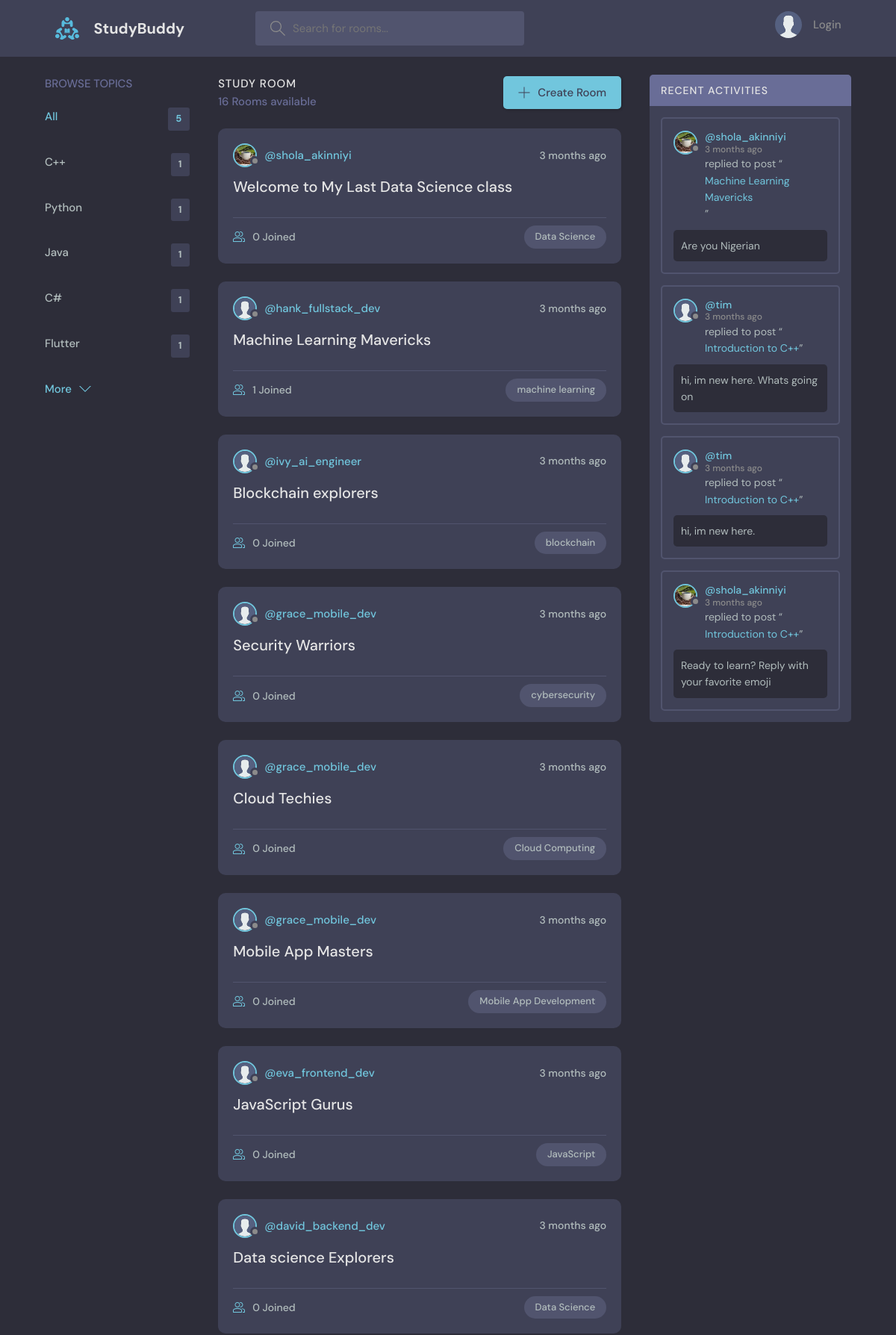
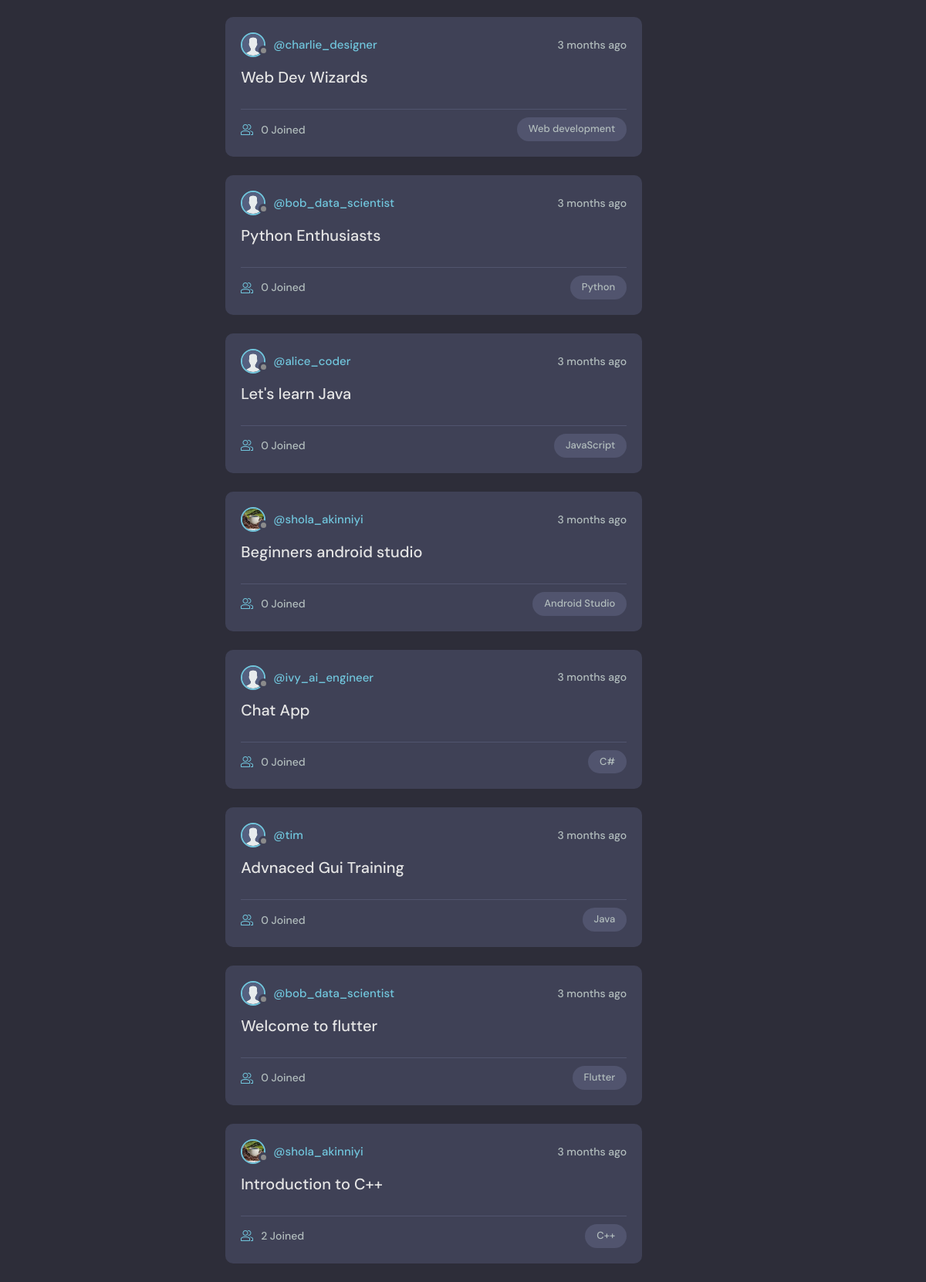
Before: / with the older database file (2 pictures, top to bottom).
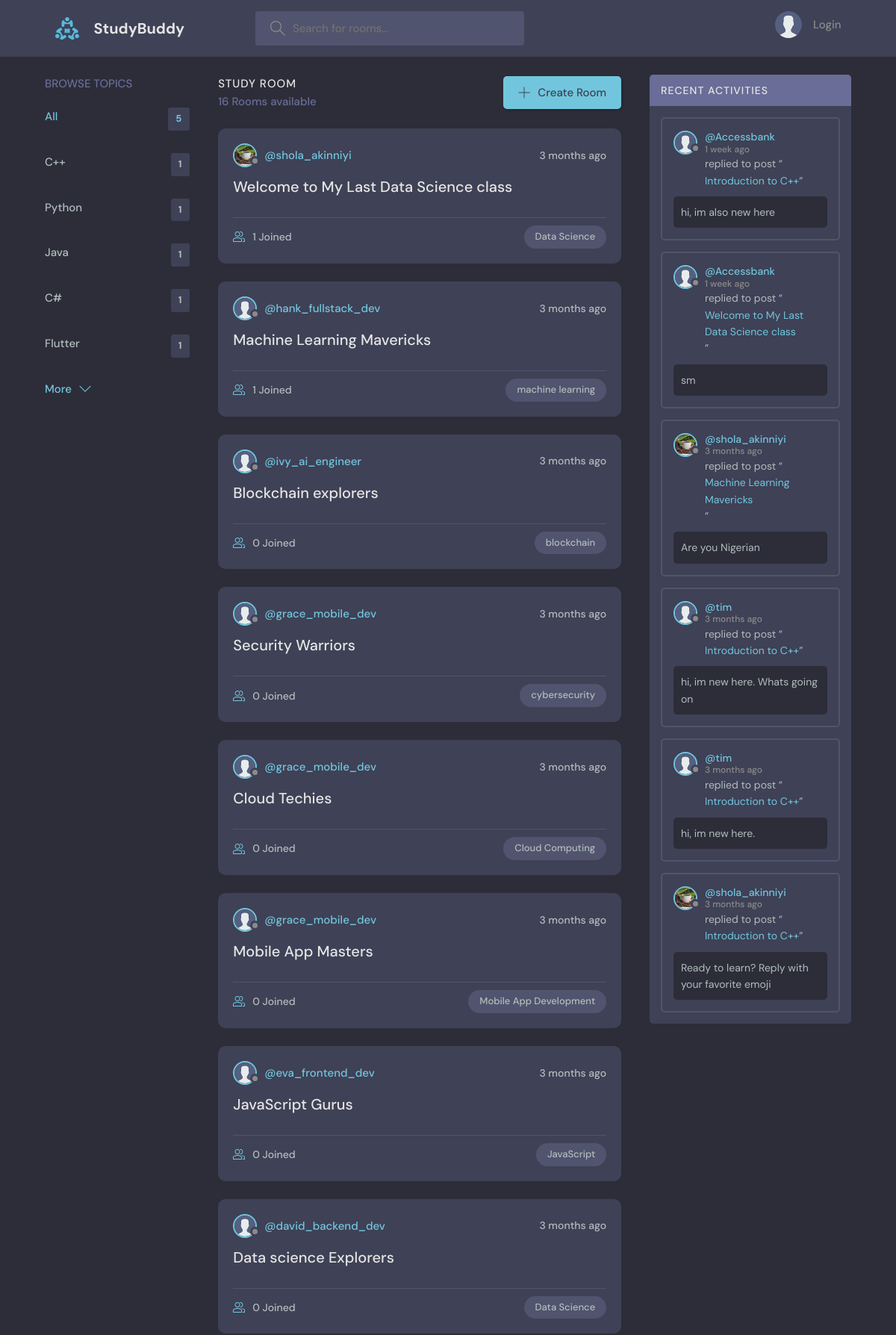
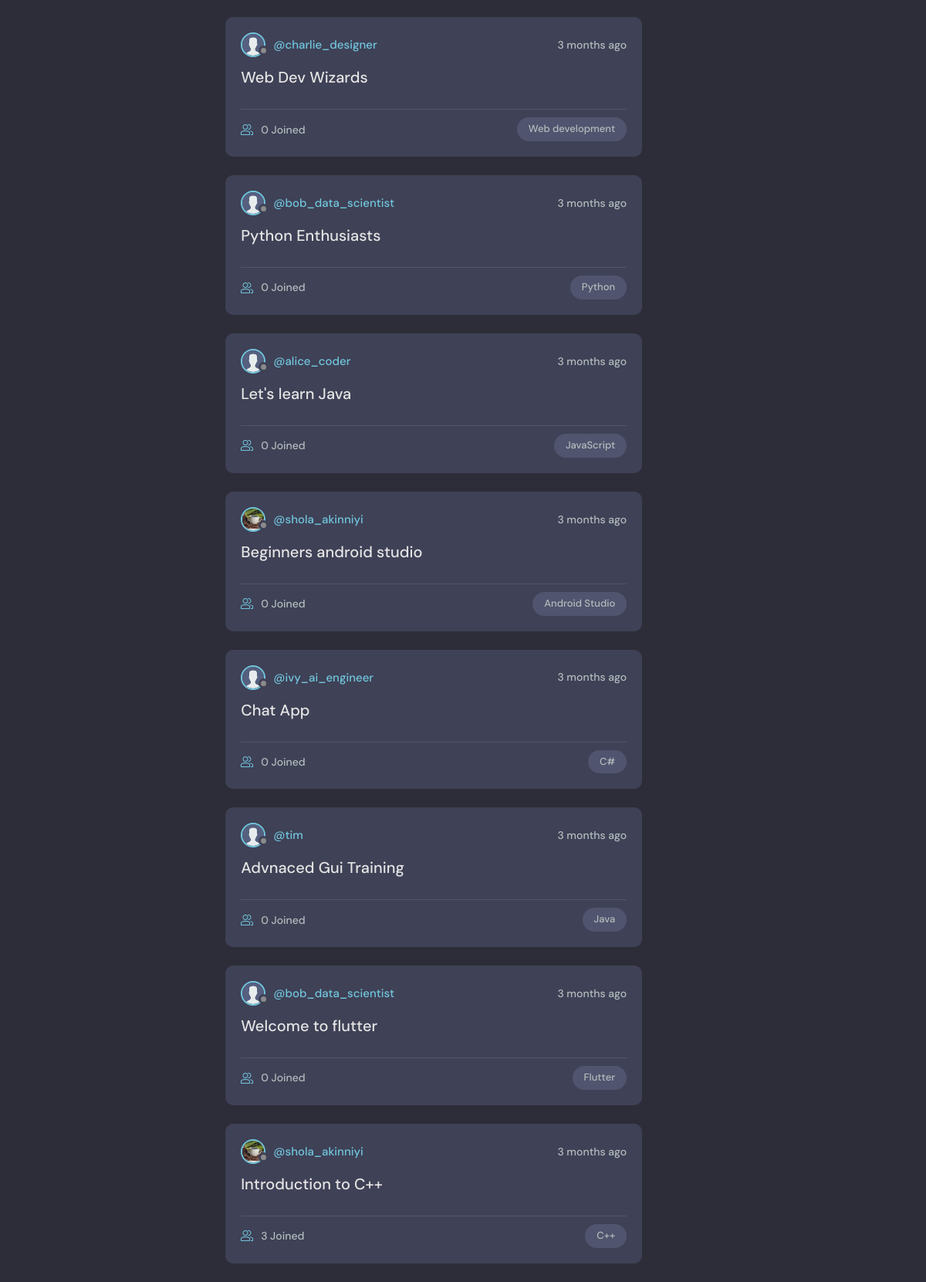
After: the same page with the newer database file (2 pictures, top to bottom).
### base/models.py (models this page shows, shortened)
class Topic(models.Model):
    name = models.CharField(max_length=200)

class Room(models.Model):
    host = models.ForeignKey(User, on_delete=models.SET_NULL, null=True)
    topic = models.ForeignKey(Topic, on_delete=models.SET_NULL, null=True)
    name = models.CharField(max_length=200)
    description = models.TextField(null=True, blank=True)
    participants = models.ManyToManyField(User, related_name='participants', blank=True)
    updated = models.DateTimeField(auto_now=True) # takes a time show of everytime we add or save to the table/ database
    created = models.DateTimeField(auto_now_add=True) # takes a time shot of the first time it was created
    class Meta:
        ordering = ['-updated', '-created']
    def __str__(self):
        return str(self.name)

class User(AbstractUser):
    name = models.CharField(max_length=200, null=True)
    email = models.EmailField(unique=True, null=True)
    bio = models.TextField(null=True)
    avatar = models.ImageField(null=True, default="avatar.svg") # profile image - pillow is needed for it to work
    USERNAME_FIELD = 'email'
    REQUIRED_FIELDS =[]

class Message(models.Model):
    user = models.ForeignKey(User, on_delete= models.CASCADE)
    room = models.ForeignKey(Room, on_delete=models.CASCADE)
    body = models.TextField()
    updated = models.DateTimeField(auto_now=True) # takes a time show of everytime we add or save to the table/ database
    created = models.DateTimeField(auto_now_add=True) # takes a time shot of the first time it was created
    class Meta:
        ordering = ['-updated', '-created']

### base/views.py (the view)
# urls.py: path('', views.home, name="home"),
def home(request):
    q = request.GET.get("q") if request.GET.get("q") != None else ""
    rooms = Room.objects.filter(
        Q(topic__name__icontains=q) | Q(name__icontains=q) | Q(description__icontains=q)
    )
    topics = Topic.objects.all()[0:5] # gives you only the first five topics in the query set
    room_count = rooms.count()
    room_messages = Message.objects.filter(Q(room__topic__name__icontains=q))
    context = {"rooms": rooms,
                "topics": topics,
                "room_count": room_count,
                "room_messages": room_messages}
    return render(request, "base/home.html", context)

### base/templates/base/home.html (shortened to what this page needs)
{% extends 'main.html' %}
{% block content %}
<main class="layout layout--3">
  <div class="container">
    {% include 'base/topics_component.html' %}
    <div class="roomList">
      <div class="roomList__header">
        <div>
          <h2>Study Room</h2>
          <p>{{room_count}} Rooms available</p>
        </div>
        <a class="btn btn--main" href="{% url 'create-room' %}">
          <svg version="1.1" xmlns="http://www.w3.org/2000/svg" width="32" height="32" viewBox="0 0 32 32">
            <title>add</title>
            <path
              d="M16.943 0.943h-1.885v14.115h-14.115v1.885h14.115v14.115h1.885v-14.115h14.115v-1.885h-14.115v-14.115z">
            </path>
          </svg>
          Create Room
        </a>
      </div>
      {% include 'base/feed_component.html' %}
    </div>
    {% include 'base/activity_component.html' %}
  </div>
</main>
{% endblock content %}

### base/templates/base/topics_component.html
<div class="topics">
    <div class="topics__header">
      <h2>Browse Topics</h2>
    </div>
    <ul class="topics__list">
      <li>
        <a href="{% url 'home' %}" class="active">All <span>{{topics.count}}</span></a>
      </li>
      {% for topic in topics %}
      <li>
        <a href="{% url 'home' %}?q={{topic.name}}">{{topic.name}} <span>{{ topic.room_set.all.count}}</span></a>
      </li>
      {% endfor %}
    </ul>
    <a class="btn btn--link" href="{% url 'topics' %}">
      More
      <svg version="1.1" xmlns="http://www.w3.org/2000/svg" width="32" height="32" viewBox="0 0 32 32">
        <title>chevron-down</title>
        <path d="M16 21l-13-13h-3l16 16 16-16h-3l-13 13z"></path>
      </svg>
    </a>
  </div>

### base/templates/base/feed_component.html (shortened to what this page needs)
  {% for room in rooms %}
  <div class="roomListRoom">
    <div class="roomListRoom__header">
      <a href="{% url 'user-profile' room.host.id %}" class="roomListRoom__author">
        <div class="avatar avatar--small">
          <img src="{{ room.host.avatar.url }}" />
        </div>
        <span>@{{room.host.username}}</span>
      </a>
      <div class="roomListRoom__actions">
        <span>{{ room.created | timesince}} ago</span>
      </div>
    </div>
    <div class="roomListRoom__content">
      <a href="{% url 'room' room.id %}">{{room.name}}</a>
    </div>
    <div class="roomListRoom__meta">
      <a href="{% url 'room' room.id %}" class="roomListRoom__joined">
        {{room.participants.all.count}} Joined
      </a>
      <p class="roomListRoom__topic">{{room.topic.name}}</p>
    </div>
  </div>
{%endfor%}

### base/templates/base/activity_component.html (shortened to what this page needs)
    <div class="activities">
      <div class="activities__header">
        <h2>Recent Activities</h2>
      </div>
      {% for message in room_messages %}
      <div class="activities__box">
        <div class="activities__boxHeader roomListRoom__header">
          <a href="{% url 'user-profile' message.user.id %}" class="roomListRoom__author">
            <div class="avatar avatar--small">
              <img src="{{ message.user.avatar.url }}" />
            </div>
            <p>
              @{{ message.user.username }}
              <span>{{ message.created | timesince}}  ago</span>
            </p>
          </a>
        </div>
        <div class="activities__boxContent">
          <p>replied to post “<a href="{% url 'room' message.room.id %}"> {{ message.room }}</a>”</p>
          <div class="activities__boxRoomContent">
            {{message.body}}
          </div>
        </div>
      </div>
      {% endfor %}
    </div>

Changed rows visible on the page:
computed for Room "Welcome to My Last Data Science class": participants.all.count "0" → "1"
computed for Room "Introduction to C++": participants.all.count "2" → "3"
added Message: user.avatar (placeholder picture), user.username "Accessbank", created "1 week", room "Introduction to C++", body "hi, im also new here"
added Message: user.avatar (placeholder picture), user.username "Accessbank", created "1 week", room "Welcome to My Last Data Science class", body "sm"
